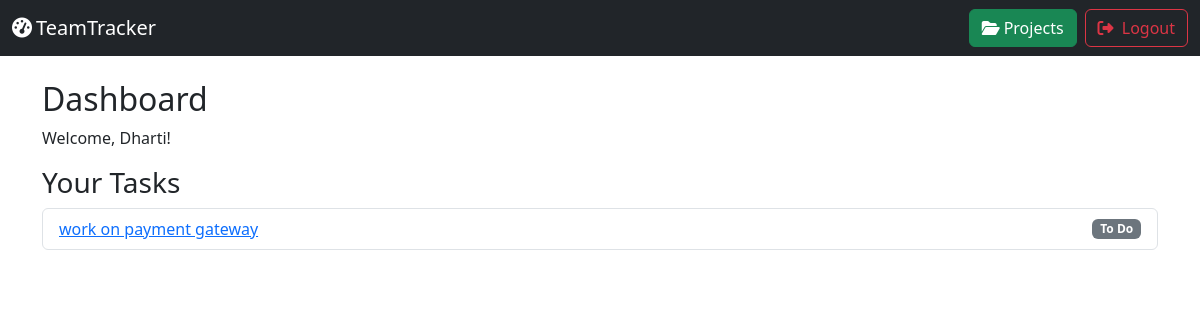
/ (signed in), run on the app's committed database.
### core/models.py (models this page shows, shortened)
class User(AbstractUser):
    ROLE_CHOICES = (
        ('admin', 'Admin'),
        ('member', 'Member'),
    )
    role = models.CharField(max_length=10, choices=ROLE_CHOICES, default='member')

class Task(models.Model):
    STATUS_CHOICES = [('todo','To Do'),('inprogress','In Progress'),('done','Done')]
    PRIORITY_CHOICES = [('low','Low'),('medium','Medium'),('high','High')]
    project = models.ForeignKey(Project, on_delete=models.CASCADE)
    title = models.CharField(max_length=200)
    description = models.TextField(blank=True)
    assignee = models.ForeignKey(User, on_delete=models.SET_NULL, null=True, blank=True)
    status = models.CharField(max_length=20, choices=STATUS_CHOICES, default='todo')
    due_date = models.DateField(null=True, blank=True)
    priority = models.CharField(max_length=10, choices=PRIORITY_CHOICES, default='medium')
    tags = models.CharField(max_length=100, blank=True)
    created_at = models.DateTimeField(auto_now_add=True)

### core/views.py (the view)
# urls.py: path('', views.dashboard, name='dashboard'),
@login_required
def dashboard(request):
    tasks = Task.objects.filter(assignee=request.user).order_by('due_date')
    return render(request, 'dashboard.html', {'tasks': tasks})

### templates/dashboard.html
{% extends "base.html" %}
{% block content %}
  <h2>Dashboard</h2>
  {% if user.is_authenticated %}
    <p>Welcome, {{ user.username }}!</p>
  {% endif %}
  <h3>Your Tasks</h3>
  <ul class="list-group">
    {% for task in tasks %}
      <li class="list-group-item d-flex justify-content-between align-items-center">
        <a href="{% url 'task_detail' task.pk %}">{{ task.title }}</a>
        <span class="badge bg-secondary">{{ task.get_status_display }}</span>
      </li>
    {% empty %}
      <li class="list-group-item">No tasks assigned.</li>
    {% endfor %}
  </ul>
{% endblock %}

### data on the page
User: username "Dharti"
Task: title "work on payment gateway", status "To Do"
